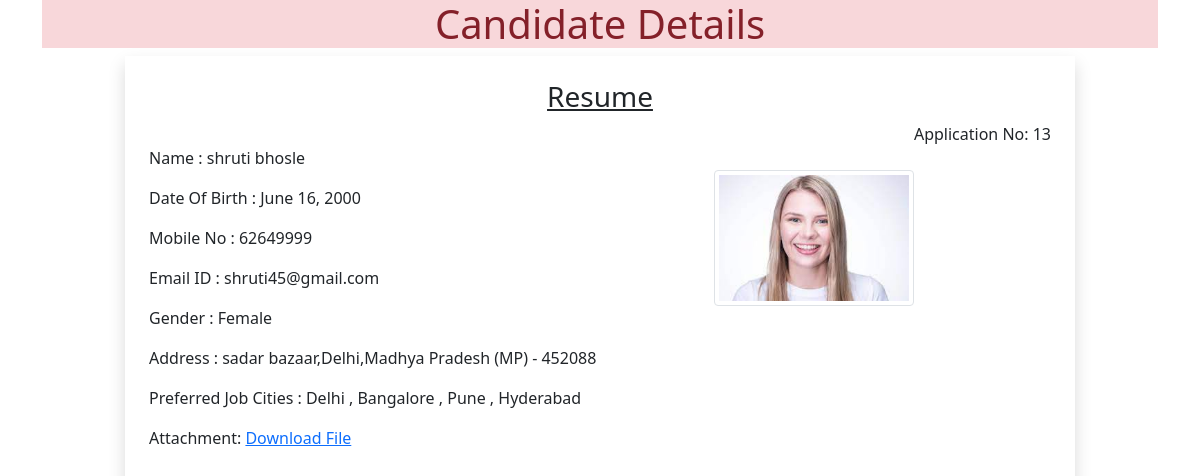
/13, run on the app's committed database.
### core/models.py (models this page shows)
class Resume(models.Model):
    name = models.CharField(max_length=20)
    dob = models.DateField(auto_now=False,auto_now_add=False)
    mobile = models.PositiveIntegerField()
    email = models.EmailField()
    gender = models.CharField(max_length=7)
    locality = models.CharField(max_length=30)
    city = models.CharField(max_length=30)
    state = models.CharField(max_length=30,choices= State_choice)
    pin = models.CharField(  max_length=30)
    job_city = models.CharField(max_length=100)
    profile_image = models.ImageField(upload_to='profileimg', blank=True)
    my_file = models.FileField( upload_to='doc',  blank=True)

### core/views.py (the view)
# urls.py: path('<int:pk>',views.Candidate.as_view(),name='candidate'),
class Candidate(View):
    def get(self,request,pk):
        print(pk)
        candidates= Resume.objects.get(pk=pk)
        return render(request,'core/review.html',{'cand':candidates})

### core/templatetags/myfilter.py (called while the page is built)
@register.filter(name='remove_special')
def remove_chars(value,args):
    print(value)
    for char in args:
        print(char)
        value = value.replace(char,"")
    return value

### core/templates/core/review.html (shortened to what this page needs)
<!DOCTYPE html>
{% load myfilter %}
<html lang="en">
<head>
    <link href="https://cdn.jsdelivr.net/npm/bootstrap@5.0.2/dist/css/bootstrap.min.css" rel="stylesheet">
</head>
<body>
      <div class="container">
          <h1 class="alert-danger text-center">Candidate Details</h1>
          <div class="row">
              <div class="col-sm-10 shadow p-4 offset-sm-1">
                  <h3 class='text-center'><u>Resume</u></h3>
                  <p class="float-end mb-2">Application No: {{cand.id}}</p><br>
                  {% if cand.profile_image.url != '' %}
                      <img src="{{cand.profile_image.url}}" alt="" , width="200px" height="200px" class="img-thumbnail img-responsive-fluid float-end mt-4">
                  {% endif %}
                  <p>Name : {{cand.name}}</p>
                  <p>Date Of Birth : {{cand.dob}}</p>
                  <p>Mobile No : {{cand.mobile}}</p>
                  <p>Email ID : {{cand.email}}</p>
                  <p>Gender : {{cand.gender}}</p>
                  <p>Address : {{cand.locality}},{{cand.city}},{{cand.state}} - {{cand.pin}}</p>
                  <p>Preferred Job Cities : {{cand.job_city | remove_special:"[]'"}}</p>
                  {% if cand.profile_image.url != '' %}
                      <p>Attachment: <a href="{{cand.my_file.url}}" Download='' >Download File</a></p>
                  {% endif %}
              </div>
          </div>
      </div>
</body>
</html>

### data on the page
Resume: id "13", profile_image (picture), name "shruti bhosle", dob "June 16, 2000", mobile "62649999", email "shruti45@gmail.com", gender "Female", locality "sadar bazaar", city "Delhi", state "Madhya Pradesh (MP)", pin "452088", job_city|remove_special "Delhi , Bangalore , Pune , Hyderabad"
